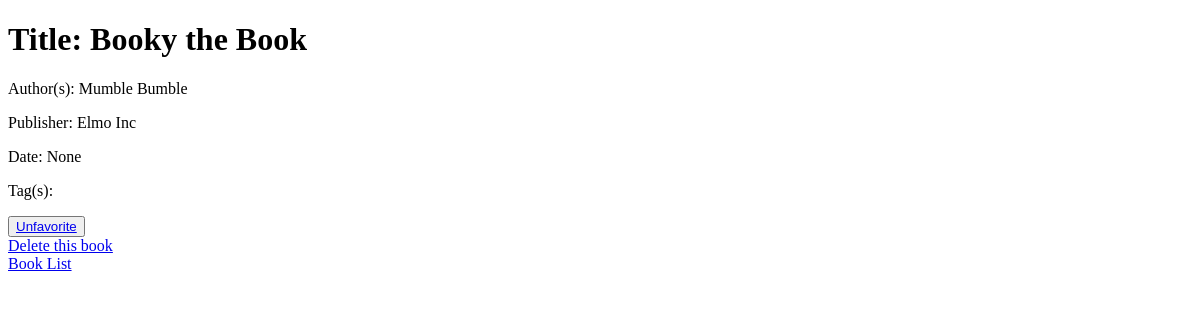
Before: /books/1/ with the older database file.
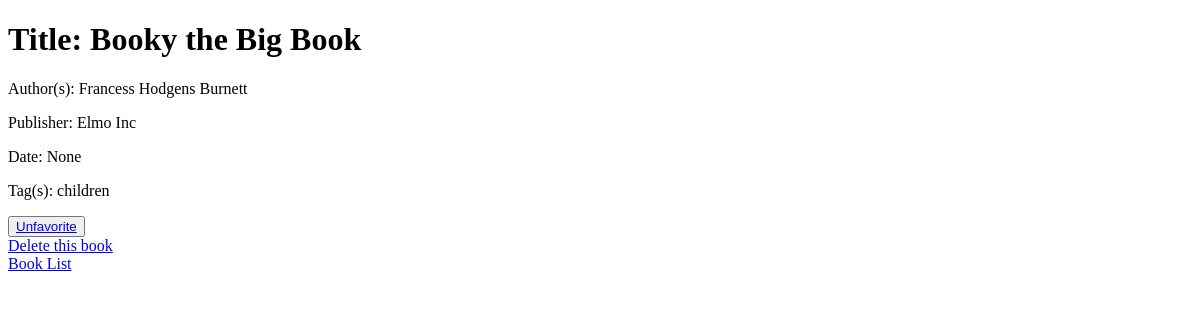
After: the same page with the newer database file.
### my_books/models.py (models this page shows, shortened)
class Book(models.Model):
    title = models.CharField(max_length=100)
    author = models.ManyToManyField('Author')  # one or more authors per book
    publisher = models.ForeignKey('Publisher', null=True)  # allows for unknown publisher
    date = models.DateField(blank=True, null=True)  # allows for unknown publishing date
    users_who_favorite = models.ManyToManyField(settings.AUTH_USER_MODEL, related_name = 'fav_books')
    tags = models.ManyToManyField('Tag',related_name = 'tagged_books', blank = True)

class Author(models.Model):
    name = models.CharField(max_length=100)
    def __str__(self):
        return self.name

class Publisher(models.Model):
    name = models.CharField(max_length=100)
    address = models.CharField(max_length=50, blank=True)
    city = models.CharField(max_length=60, blank=True)
    state_province = models.CharField(max_length=30, blank=True)
    country = models.CharField(max_length=50, blank=True)
    def __str__(self):
        return self.name

class Tag(models.Model):
    name = models.CharField(max_length = 50)
    def __str__(self):
        return self.name

### my_books/views.py (the view, shortened to what this page needs)
# urls.py: url(r'^(?P<pk>\d+)/$', views.BooksDetailView.as_view(), name='detail'),
class BooksDetailView(DetailView):
    model = Book

### my_books/templates/my_books/book_detail.html
{% extends 'my_books/base.html' %}
{% block content %}
<h1>Title: {{ object.title }}</h1>
<p>Author(s): {% for author in object.author.all %}
             {{ author }}{% if not forloop.last %},{% endif %}
          {% endfor %}</p>
<p>Publisher: {{ object.publisher }}</p>
<p>Date: {{ object.date }}</p>
<p>Tag(s): {% for tag in object.tags.all %}
             {{ tag }}{% if not forloop.last %},{% endif %}
          {% endfor %}</p>
<button> <a href = "{%url 'books:favorites_update' book.pk %}"> {%if object in User.fav_books.all%} Favorite{%else%}  Unfavorite{%endif%} </a></button>
<br>
<a href="{% url 'books:delete' book.pk %}">Delete this book</a>
<br>
<a href="{% url 'books:list' %}">Book List</a>
{% endblock %}

Changed rows visible on the page:
no longer on this page (row unchanged): Author: name "Mumble Bumble"
changed Book "None": title "Booky the Book" → "Booky the Big Book"
now on this page (row unchanged): Author: name "Francess Hodgens Burnett"
now on this page (row unchanged): Tag: name "children"
